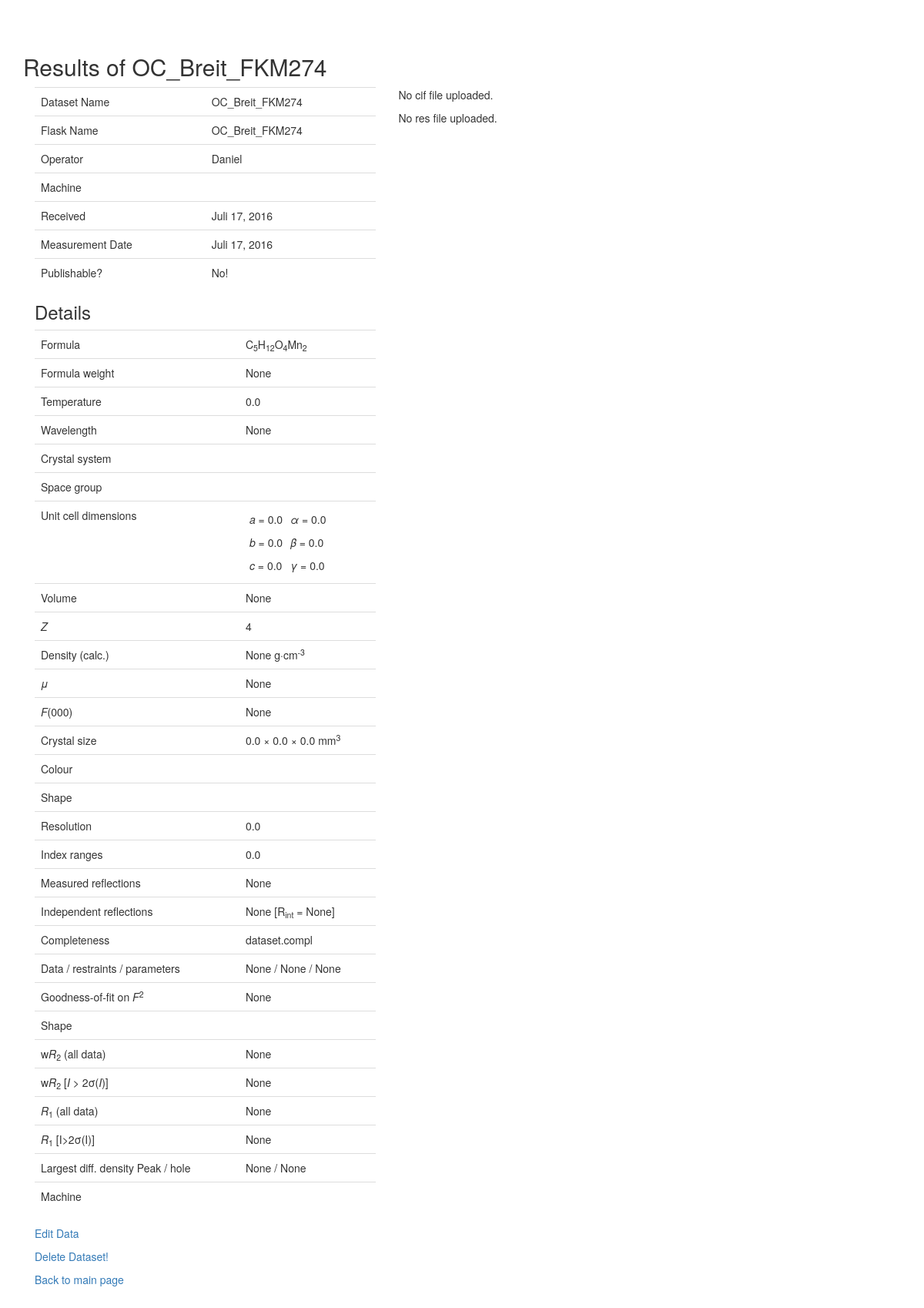
Before: /stdb/2/ with the older database file.
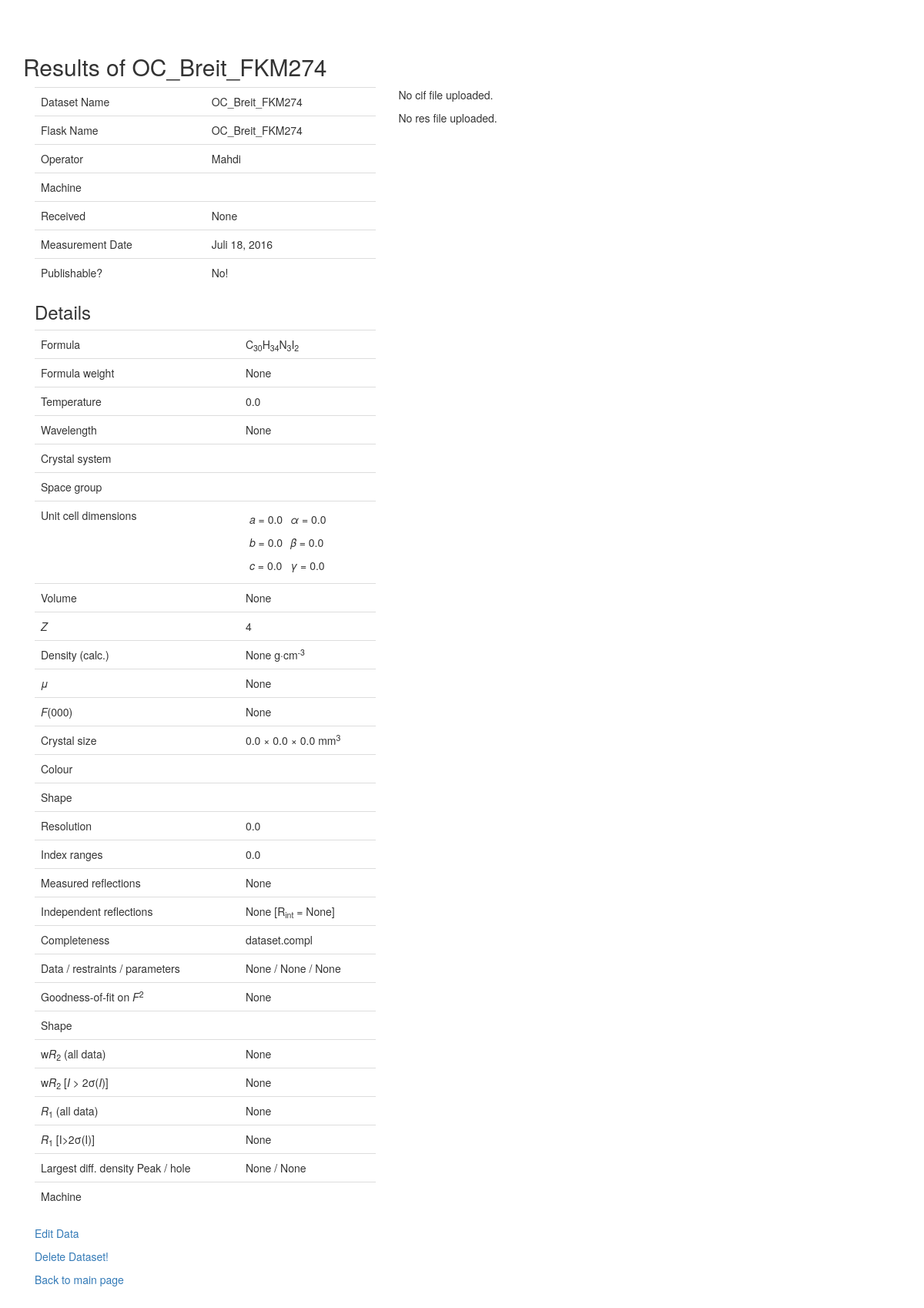
After: the same page with the newer database file.
### stdb/models.py (models this page shows, shortened)
class Dataset(models.Model):
    name = models.CharField(max_length=200, unique=True)
    flask_name = models.CharField(max_length=200)
    formula = models.CharField(max_length=200)
    machine = models.CharField(max_length=30, blank=True)
    operator = models.CharField(max_length=200, verbose_name='Who measured the structure?')
    picked_at = models.IntegerField(verbose_name='Crystals picked at which temperature?', default=0)
    measure_date = models.DateField(#auto_now_add=True, # would not be changeable
                                    verbose_name='date measured')
    measured_for = models.CharField(max_length=120, verbose_name='Customer', blank=True)
    email = models.EmailField(blank=True)
    ak = models.CharField(max_length=120, verbose_name='Workgroup', blank=True)
    received = models.DateField(verbose_name='date received', blank=True, null=True)
    output = models.DateField(verbose_name='date outgoing', blank=True, null=True)
    crystal_size_x = models.FloatField(max_length=4, default=0, blank=True,
                                       validators=[MinValueValidator(0), MaxValueValidator(500)])
    crystal_size_y = models.FloatField(max_length=4, default=0, blank=True,
                                       validators=[MinValueValidator(0), MaxValueValidator(500)])
    crystal_size_z = models.FloatField(max_length=4, default=0, blank=True,
                                       validators=[MinValueValidator(0), MaxValueValidator(500)])
    colour = models.CharField(max_length=20, blank=True)
    is_publishable = models.BooleanField(default=False)
    service_structure = models.BooleanField(default=False)
    comment = models.TextField(max_length=2000, blank=True)
    cell_a = models.FloatField(max_length=8, default=0, verbose_name='a', null=True, blank=True,
                               validators=[MinValueValidator(0), MaxValueValidator(500)])
    cell_b = models.FloatField(max_length=8, default=0, verbose_name='b', null=True, blank=True,
                               validators=[MinValueValidator(0), MaxValueValidator(500)])
    cell_c = models.FloatField(max_length=8, default=0, verbose_name='c', null=True, blank=True,
                               validators=[MinValueValidator(0), MaxValueValidator(500)])
    alpha = models.FloatField(max_length=8, default=0, null=True, blank=True,
                              validators=[MinValueValidator(0), MaxValueValidator(180)])
    beta = models.FloatField(max_length=8, default=0, null=True, blank=True,
                             validators=[MinValueValidator(0), MaxValueValidator(180)])
    gamma = models.FloatField(max_length=8, default=0, null=True, blank=True,
                              validators=[MinValueValidator(0), MaxValueValidator(180)])
    R1_all = models.FloatField(max_length=5, validators=[MinValueValidator(0),
                                                         MaxValueValidator(1)], blank=True, null=True)
    wR2_all = models.FloatField(max_length=5, validators=[MinValueValidator(0),
                                                          MaxValueValidator(1)], blank=True, null=True)
    R1_2s = models.FloatField(max_length=5, validators=[MinValueValidator(0),
                                                        MaxValueValidator(1)], blank=True, null=True)
    wR2_2s = models.FloatField(max_length=5, validators=[MinValueValidator(0),
                                                         MaxValueValidator(1)], blank=True, null=True)
    density = models.FloatField(max_length=5, verbose_name='density (calc)', blank=True, null=True)
    mu = models.FloatField(max_length=5, verbose_name='absorption [mm-1]', blank=True, null=True)
    formular_weight = models.FloatField(max_length=8, verbose_name='Formular weight', blank=True, null=True)
    shape = models.CharField(max_length=20, blank=True)
    temperature = models.FloatField(max_length=5, verbose_name='Temperature [K]', blank=True, default=0, null=True)
    crystal_system = models.CharField(max_length=15, blank=True)
    space_group = models.CharField(max_length=15, blank=True)
    volume = models.FloatField(max_length=5, blank=True, null=True)
    z = models.IntegerField(blank=True, null=True)
    fnull = models.IntegerField(blank=True, null=True)
    wavelength = models.FloatField(max_length=10, blank=True, null=True)
    radiation_type = models.CharField(max_length=18, blank=True)
    theta_min = models.FloatField(max_length=10, blank=True, null=True)
    theta_max = models.FloatField(max_length=10, blank=True, null=True)
    measured_refl = models.IntegerField(blank=True, null=True)
    completeness = models.IntegerField(blank=True, null=True)
    indep_refl = models.IntegerField(blank=True, null=True)
    refl_used = models.IntegerField(blank=True, null=True)
    r_int = models.FloatField(max_length=10, blank=True, null=True)
    parameters = models.IntegerField(blank=True, null=True)
    restraints = models.IntegerField(blank=True, null=True)
    peak = models.FloatField(max_length=10, blank=True, null=True)
    hole = models.FloatField(max_length=10, blank=True, null=True)
    goof = models.FloatField(max_length=10, blank=True, null=True)
    cell_a.short_description = 'Unit Cell Parameter a'
    cell_b.short_description = 'Unit Cell Parameter b'
    cell_c.short_description = 'Unit Cell Parameter c'
    alpha.short_description = 'Unit Cell Parameter alpha'
    beta.short_description = 'Unit Cell Parameter beta'
    gamma.short_description = 'Unit Cell Parameter gamma'
    z.empty_value_display = '?'
    cif_file = models.FileField(upload_to=get_filename, verbose_name='CIF File', blank=True)
    fcf_file = models.FileField(upload_to=get_filename, verbose_name='fcf File', blank=True)
    res_file = models.FileField(upload_to=get_filename, verbose_name='RES File', blank=True)
    raw_file = models.FileField(upload_to=get_filename, verbose_name='raw/mul_file', blank=True)
    p4p_file = models.FileField(upload_to=get_filename, verbose_name='p4p File', blank=True)
    abs_file = models.FileField(upload_to=get_filename, verbose_name='abs File', blank=True)
    eps_file = models.FileField(upload_to=get_filename, verbose_name='abs File', blank=True)
    ls_file = models.FileField(upload_to=get_filename, verbose_name='name_0m._ls File', blank=True)
    pdf_file = models.FileField(upload_to=get_filename, verbose_name='Checkfif File', blank=True)
    checkcif_file = models.FileField(upload_to=get_filename, verbose_name='checkcif File', blank=True)
    hkl_file = models.FileField(upload_to=get_filename, verbose_name='hkl File', blank=True)
    sfrm_file = models.FileField(upload_to=get_filename, verbose_name='one Frame', blank=True)
    cht_file = models.FileField(upload_to=get_filename, verbose_name='name .cht file', blank=True)
    other_file1 = models.FileField(upload_to=get_filename, verbose_name='other File', blank=True)
    other_file2 = models.FileField(upload_to=get_filename, verbose_name='other File', blank=True)
    other_file3 = models.FileField(upload_to=get_filename, verbose_name='other File', blank=True)
    class Meta:
        ordering = ['-measure_date', '-name']
    def was_measured_recently(self):
        now = datetime.date.today()
        return now - datetime.timedelta(days=7) <= self.measure_date <= now
    is_publishable.short_description = 'publishable?'
    is_publishable.boolean = True
    was_measured_recently.admin_order_field = 'measure_date'
    was_measured_recently.boolean = True
    was_measured_recently.short_description = 'Measured recently?'
    def publishable(self):
        if self.is_publishable:
            return True
        else:
            return False
    def format_formula(self):
        new_string = ''
        for n, item in enumerate(self.formula):
            try:
                before = '.,-'.find(self.formula[n + 1])
            except IndexError:
                before = False
            try:
                after = '.,-'.find(self.formula[n - 1])
            except IndexError:
                after = False
            if item.isdigit() and not (before > 0 or after > 0):
                new_string += '<sub>'+ item +'</sub>'
            else:
                new_string += escape(item)
        return mark_safe(new_string.replace(' ', ''))

### stdb/views.py (the view)
# urls.py: url(r'^(?P<pk>\d+)/$', detail_view, name='detail'),
def detail_view(request, pk=None):
    instance = get_object_or_404(Dataset, pk=pk)
    form = DatasetForm(instance=instance)
    m = instance.machine
    context = {
        'dataset': instance,
        'form': form,
        'machine': m
    }
    return render(request, 'detail.html', context)

### stdb/templates/detail.html (shortened to what this page needs)
{% extends "base.html" %}
{% block content %}
<div class="row">
    <div class="col-lg-10">
    {% block title %}<h2 class="sm-title">Results of {{ dataset.name }}</h2>{% endblock %}
    <p>
    <div class="col-md-6">
    <table class="table">
    <tr><td>Dataset Name</td>           <td>{{ dataset.name }} </td></tr>
    <tr><td>Flask Name</td>             <td>{{ dataset.name }}  </td></tr>
    <tr><td>Operator</td>               <td>{{ dataset.operator }} </td></tr>
    <tr><td>Machine</td>                <td> {{ machine }} </td></tr>
    <tr><td>Received</td>               <td> {{ dataset.received }} </td></tr>
    <tr><td>Measurement Date</td>       <td> {{ dataset.measure_date }} </td></tr>
    <tr><td>Publishable?</td>           <td> {% if dataset.is_publishable %} Yes! {% else %} No! {% endif %}</td></tr>
    </table>
    </p>
    <table class="table" title="Details">
    <thead class=""><tr><h3>Details</h3></tr></thead>
    <tr><td>Formula</td>                    <td>{{ dataset.format_formula }} </td></tr>
    <tr><td>Formula weight</td>             <td>{{ dataset.formular_weight }} </td></tr>
    <tr><td>Temperature</td>                <td>{{ dataset.temperature }} </td></tr>
    <tr><td>Wavelength</td>                 <td>{{ dataset.wavelength }} </td></tr>
    <tr><td>Crystal system</td>             <td>{{ dataset.crystal_system }} </td></tr>
    <tr><td>Space group</td>                <td>{{ dataset.space_group }} </td></tr>
    <tr><td>Unit cell dimensions</td>
        <td>
        <table class="table-condensed">
            <tr><td><em>a</em> = {{ dataset.cell_a }}</td>  <td> <em>&alpha;</em> = {{ dataset.alpha }} </td>    </tr>
            <tr><td><em>b</em> = {{ dataset.cell_b }}</td>  <td> <em>&beta;</em> = {{ dataset.beta }}</td>       </tr>
            <tr><td><em>c</em> = {{ dataset.cell_c }}</td>  <td> <em>&gamma;</em> = {{ dataset.gamma }}</td>     </tr>
        </table>
        </td>
    </tr>
    <tr><td>Volume</td>                     <td>{{ dataset.volume }} </td></tr>
    <tr><td><em>Z</em></td>                 <td>{{ dataset.z }} </td></tr>
    <tr><td>Density (calc.)</td>            <td>{{ dataset.density }} g&CenterDot;cm<sup>-3</sup></td></tr>
    <tr><td><em>&mu;</em></td>              <td>{{ dataset.mu }} </td></tr>
    <tr><td><em>F</em>(000)</td>            <td>{{ dataset.fnull }} </td></tr>
    <tr><td>Crystal size</td>               <td>{{ dataset.crystal_size_x }} &times; {{ dataset.crystal_size_y }} &times; {{ dataset.crystal_size_z }} mm<sup>3</sup></td></tr>
    <tr><td>Colour</td>                     <td>{{ dataset.colour }} </td></tr>
    <tr><td>Shape</td>                      <td>{{ dataset.shape }} </td></tr>
    <tr><td>Resolution</td>                 <td>{{ dataset.temperature }}  </td></tr> {% comment  %}add function to report resol in A and 2theta{% endcomment %}
    <tr><td>Index ranges</td>               <td>{{ dataset.temperature }} </td></tr> {% comment  %}maybe not?{% endcomment %}
    <tr><td>Measured reflections</td>       <td>{{ dataset.measured_refl }} </td></tr>
    <tr><td>Independent reflections</td>    <td>{{ dataset.indep_refl }} [R<sub>int</sub> = {{ dataset.r_int }}]</td></tr>
    <tr><td>Completeness</td>               <td> dataset.compl </td></tr>
    <tr><td>Data / restraints / parameters</td>      <td>{{ dataset.indep_refl }} / {{ dataset.restraints }} / {{ dataset.parameters }}</td></tr>
    <tr><td>Goodness-of-fit on <em>F</em><sup>2</sup></td>      <td>{{ dataset.goof }} </td></tr>
    <tr><td>Shape</td>                      <td>{{ dataset.shape }} </td></tr>
    <tr><td>w<em>R</em><sub>2</sub> (all data)     </td>    <td>{{ dataset.wR2_all }}</td></tr>
    <tr><td>w<em>R</em><sub>2</sub> [<em>I</em> > 2&sigma;(<em>I</em>)]</td>    <td>{{ dataset.wR2_2s }}</td></tr>
    <tr><td><em>R</em><sub>1</sub> (all data)          </td>    <td>{{ dataset.R1_all }}</td></tr>
    <tr><td><em>R</em><sub>1</sub> [I>2&sigma;(I)] </td>    <td>{{ dataset.R1_2s }}</td></tr>
    <tr><td>Largest diff. density Peak / hole      </td>    <td>{{ dataset.peak }} / {{ dataset.hole }}</td></tr>
    <tr><td>Machine</td> <td> {{ machine }}  </td></tr>
    </table>
    <p>
        <a href="{% url 'stdb:edit' pk=dataset.id %}">Edit Data</a>
    </p>
    <p>
        <a href="{% url 'stdb:delete' pk=dataset.id %}">Delete Dataset!</a>
    </p>
    <p>
        <a href="{% url 'stdb:index' %}">Back to main page</a>
    </p>
    </div>
    <div class="col-lg-6">
        <tr><td colspan="1">
            {% if dataset.cif_file %}
                <p>
                cif file: -> <a href="{{ dataset.cif_file.url }}">{{ dataset.cif_file.name }}</a> {{ dataset.cif_file.size|filesizeformat }}
                </p>
            {% else %}
                <p>No cif file uploaded.</p>
            {% endif %}
            {% if dataset.res_file %}
                <p>
                res file: -> <a href="{{ dataset.res_file.url }}">{{ dataset.res_file.name }}</a> {{ dataset.res_file.size|filesizeformat }}
                </p>
            {% else %}
                <p>No res file uploaded.</p>
            {% endif %}
        </td></tr>
    </div>
</div>
<br>
{% endblock content %}

### stdb/templates/base.html (shortened to what this page needs)
{% load staticfiles %}
<!DOCTYPE html>
<html lang="en">
<head>
    <link rel="stylesheet" href="{% static "css/bootstrap.min.css" %}">
    <link rel="stylesheet" href="{% static "css/bootstrap-theme.css" %}">
    <link rel="stylesheet" href="{% static "css/main.css" %}">
</head>
<body>
<div class="container">
{% block content %}
{% endblock content %}
</div>
</body>
</html>

Changed rows visible on the page:
changed Dataset "OC_Breit_FKM274": operator "Daniel" → "Mahdi"; received "Juli 17, 2016" → "None"; measure_date "Juli 17, 2016" → "Juli 18, 2016"; format_formula "C 5 H 1 2 O 4 Mn 2" → "C 3 0 H 3 4 N 3 I 2"; formula "C5H12O4Mn2" → "C30H34N3I2" (drawn)
